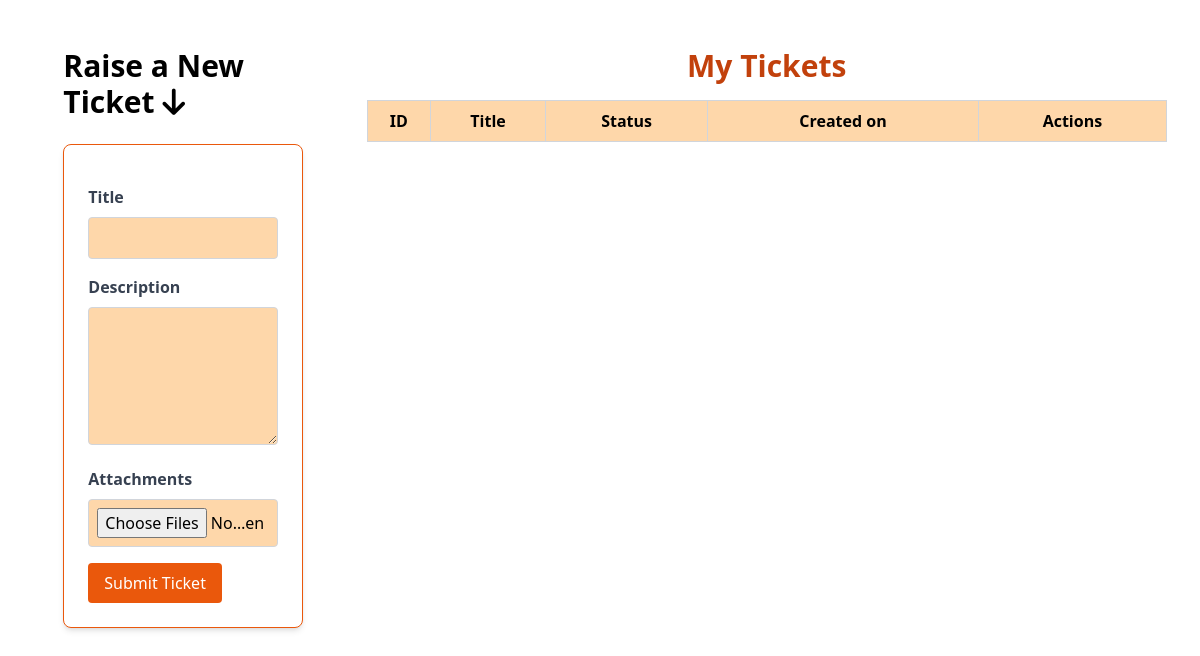
The app's page /user/userticket/ (signed in), older data.
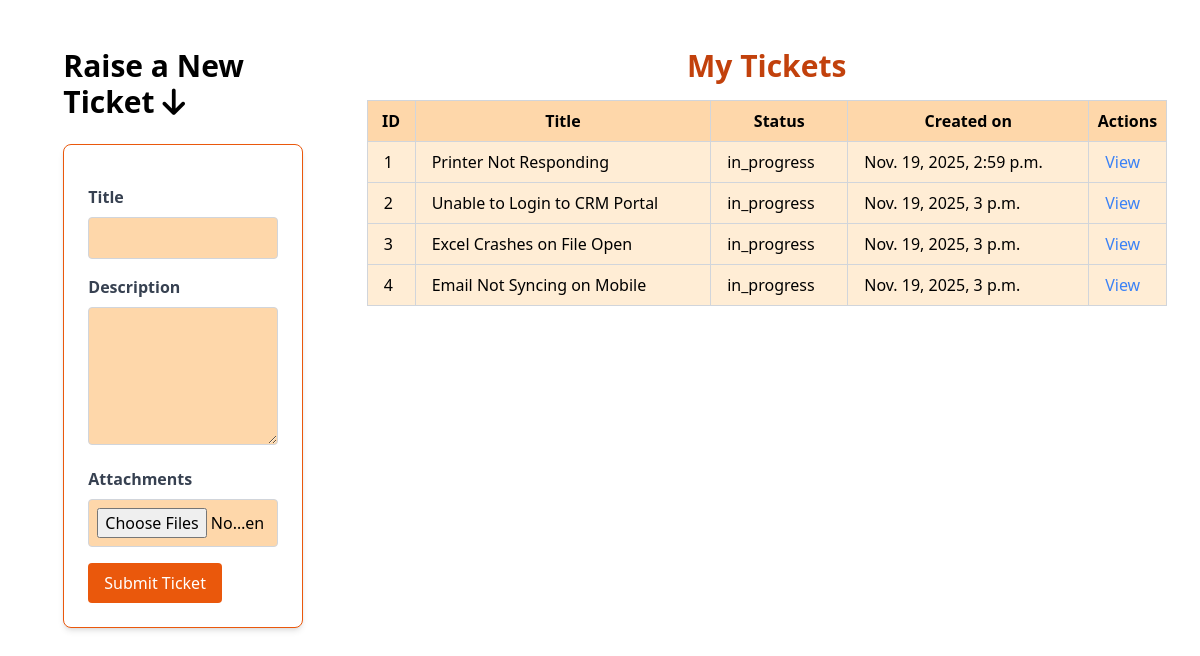
The same page, newer data.
### helpdesk/models.py (models this page shows, shortened)
class Supportticket(models.Model):
    title=models.CharField(max_length=200)
    status=models.CharField(max_length=200,choices=(("open","open"),("in_progress","in_progress"),("closed","closed")))
    created_by=models.ForeignKey(User,on_delete=models.CASCADE)
    created_at=models.DateTimeField(auto_now_add=True)
    updated_at=models.DateField(auto_now=True)
    description=models.TextField()
    assigned_to=models.ForeignKey(User,on_delete=models.CASCADE,related_name="assigned_to",null=True,blank=True)

### helpdesk/decorators.py (the view)
        def _wrapped_view(request, *args, **kwargs):
            user_role = request.user.roleinfo.role
            if user_role in allowed_roles:
                return view_func(request, *args, **kwargs)
            from django.http import HttpResponseForbidden
            return HttpResponseForbidden("You do not have permission to access this resource.")

### helpdesk/userview.py (called while the page is built, shortened)
@login_required()
@role_required(allowed_roles={"user"})
def usertickets(request):
    myticket=Supportticket.objects.filter(created_by=request.user)
    return render(request,'user/usertickets.html',{"myticket":myticket})

### helpdesk/templates/user/usertickets.html (shortened to what this page needs)
<!DOCTYPE html>
<html lang="en">
<head>
    <script src="https://cdn.tailwindcss.com"></script>
    <link rel="stylesheet" href="https://cdnjs.cloudflare.com/ajax/libs/font-awesome/6.7.2/css/all.min.css" />
</head>
<body>
<div class="flex w-full mt-6 justify-evenly">
     <div class="w-3/12">
      <div class="px-[10%] py-6 ">
        <h2 class="text-3xl font-semibold mb-6">Raise a New Ticket <i class="fa-solid fa-arrow-down"></i></h2>
        <form action="" enctype="multipart/form-data" method="POST" class="bg-white p-6 rounded-lg shadow-md space-y-4 border border-orange-600">
            <div>
                <label for="title" class="block text-gray-700 font-semibold mb-2">Title</label>
                <input type="text" id="title" name="title" required class="w-full border border-gray-300 bg-orange-200 p-2 rounded">
            </div>
            <div>
                <label for="description" class="block text-gray-700 font-semibold mb-2">Description</label>
                <textarea id="description" name="description" rows="5" required class="w-full border border-gray-300 bg-orange-200 p-2 rounded"></textarea>
            </div>
            <div>
                <label for="attachments" class="block text-gray-700 font-semibold mb-2">Attachments</label>
                <input type="file" id="attachments" name="attachments" multiple class="w-full border border-gray-300 bg-orange-200 p-2 rounded">
            </div>
            <div>
                <button type="submit" class="bg-orange-600 text-white px-4 py-2 rounded hover:bg-orange-700">Submit Ticket</button>
            </div>
        </form>
    </div>
  </div>
   <div class="w-8/12">
    <div>
            <h3 class="text-3xl font-semibold mb-4 mt-6 text-center text-orange-700">My Tickets</h3>
            <table class="min-w-full bg-white border border-gray-300">
                <thead>
                    <tr class="border-gray-300 bg-orange-200">
                        <th class="Px-4 py-2 border border-gray-300">ID</th>
                        <th class="Px-4 py-2 border border-gray-300">Title</th>
                        <th class="Px-4 py-2 border border-gray-300">Status</th>
                        <th class="Px-4 py-2 border border-gray-300">Created on</th>
                        <th class="Px-4 py-2 border border-gray-300">Actions</th>
                    </tr>
                </thead>
                <tbody>
                    {% for ticket in myticket %}
                    <tr class="bg-orange-100">
                        <td class="px-4 py-2 border border-gray-300">{{forloop.counter}}</td>
                        <td class="px-4 py-2 border border-gray-300">{{ticket.title}}</td>
                        <td class="px-4 py-2 border border-gray-300">{{ticket.status}}</td>
                        <td class="px-4 py-2 border border-gray-300">{{ticket.created_at}}</td>
                        <td class="px-4 py-2 border border-gray-300">
                            {% if ticket.status != 'closed' %}
                            <a href="{% url 'userticketdetail' ticket.id %}" class="text-blue-500 hover:underline">View</a>
                            {% else %}
                            <a href="" class="text-red-500 hover:underline">close</a>
                            {% endif %}
                        </td>
                    </tr>
                    {% endfor %}
                </tbody>
            </table>
        </div>
   </div>
</div>

Row changes from the older to the newer data that the page shows:
added Supportticket: title "Printer Not Responding", status "in_progress", created_at "Nov. 19, 2025, 2:59 p.m.", shows "View"
added Supportticket: title "Unable to Login to CRM Portal", status "in_progress", created_at "Nov. 19, 2025, 3 p.m.", shows "View"
added Supportticket: title "Excel Crashes on File Open", status "in_progress", created_at "Nov. 19, 2025, 3 p.m.", shows "View"
added Supportticket: title "Email Not Syncing on Mobile", status "in_progress", created_at "Nov. 19, 2025, 3 p.m.", shows "View"
